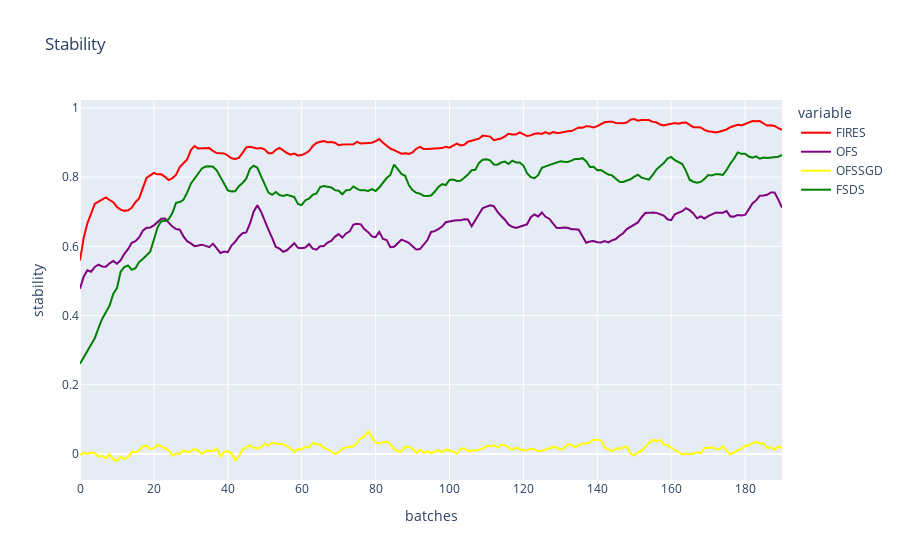

The notebook cell this image was saved under:
### Code cell
# stability
title = "Stability"
col_names = ["FIRES", "OFS", "OFSSGD", "FSDS"]
d = {"FIRES":fires_stability, "OFS":ofs_stability, "OFSSGD":ofssgd_stability, "FSDS":fsds_stability} #"random":random_stability
df = pd.DataFrame(d, columns=col_names)
fig = px.line(df, y = col_names, title=title, labels={"index":"batches", "value":"stability"},color_discrete_map={'FIRES': 'red', 
                                                   'FSDS': 'green', 'OFS': 'purple', "OFSSGD":"yellow"} )
fig.show()

### Figure 1 — Plotly figure (JSON) as saved in the notebook; plotly's stock layout.template omitted (floating-point values rounded to 4 significant figures; data arrays with more than 128 entries replaced by an {"elided": "..."} marker saying what was removed)
{"data": [{"hovertemplate": "variable=FIRES<br>batches=%{x}<br>stability=%{y}<extra></extra>", "legendgroup": "FIRES", "line": {"color": "red", "dash": "solid"}, "mode": "lines", "name": "FIRES", "orientation": "v", "showlegend": true, "type": "scatter", "x": {"elided": "191 int values"}, "xaxis": "x", "y": {"elided": "191 float values"}, "yaxis": "y"}, {"hovertemplate": "variable=OFS<br>batches=%{x}<br>stability=%{y}<extra></extra>", "legendgroup": "OFS", "line": {"color": "purple", "dash": "solid"}, "mode": "lines", "name": "OFS", "orientation": "v", "showlegend": true, "type": "scatter", "x": {"elided": "191 int values"}, "xaxis": "x", "y": {"elided": "191 float values"}, "yaxis": "y"}, {"hovertemplate": "variable=OFSSGD<br>batches=%{x}<br>stability=%{y}<extra></extra>", "legendgroup": "OFSSGD", "line": {"color": "yellow", "dash": "solid"}, "mode": "lines", "name": "OFSSGD", "orientation": "v", "showlegend": true, "type": "scatter", "x": {"elided": "191 int values"}, "xaxis": "x", "y": {"elided": "191 float values"}, "yaxis": "y"}, {"hovertemplate": "variable=FSDS<br>batches=%{x}<br>stability=%{y}<extra></extra>", "legendgroup": "FSDS", "line": {"color": "green", "dash": "solid"}, "mode": "lines", "name": "FSDS", "orientation": "v", "showlegend": true, "type": "scatter", "x": {"elided": "191 int values"}, "xaxis": "x", "y": {"elided": "191 float values"}, "yaxis": "y"}], "layout": {"legend": {"title": {"text": "variable"}, "tracegroupgap": 0}, "title": {"text": "Stability"}, "xaxis": {"anchor": "y", "domain": [0, 1], "title": {"text": "batches"}}, "yaxis": {"anchor": "x", "domain": [0, 1], "title": {"text": "stability"}}}}
